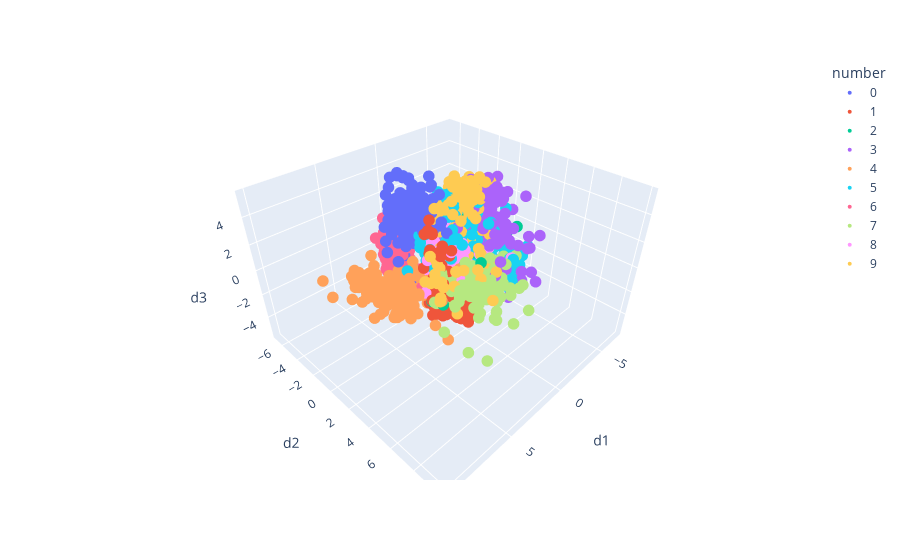

Notebook source saved alongside this figure:
### Markdown cell above
## Wizualizacja danych *digits* dla 3 cech  
---
Sekcja wyłącznie w celu wizualizacji, rezultatu transformacji PCA z parametrem `shape_bound` = 3 .

### Code cell
from sklearn.preprocessing import StandardScaler
from sklearn.datasets import load_digits
import matplotlib.pyplot as plt
import plotly.express as px
import pandas as pd
import numpy as np

# Read data
digits_data, digits_target = load_digits(return_X_y=True)

# Normalize data for PCA
digits_data_std = StandardScaler().fit_transform(digits_data)

# PCA method
cast_matrix, [var_exp, cum_var_exp] = pca_cast_matrix(digits_data_std, shape_bound=3, return_var=True)
digits_data_std_pca = digits_data_std.dot(cast_matrix)

# Display 3D plot
df = pd.DataFrame({'index':range(digits_data_std_pca.shape[0]), 
                   'd1': digits_data_std_pca[:,0],
                   'd2': digits_data_std_pca[:,1],
                   'd3': digits_data_std_pca[:,2],
                   'number': [str(y) for y in digits_target]})

df = df.sort_values(by=['number'])

fig = px.scatter_3d(df, x = 'd1',
                        y = 'd2',
                        z = 'd3',
                        color = 'number')

fig.update_traces(marker_size = 4)
fig.show()

# Display variance
plt.bar(range(1,len(var_exp)+1), var_exp, alpha=0.5, align='center', label='Wariancja px')
plt.step(range(1,len(cum_var_exp)+1), cum_var_exp, where='mid', label='Sumowana wariancja')
plt.legend(loc='right')
plt.xlabel('Składowe obrazu')
plt.ylabel('Wariancja')
plt.show()

### Figure 1 — Plotly figure (JSON) as saved in the notebook; plotly's stock layout.template omitted (floating-point values rounded to 4 significant figures; data arrays with more than 128 entries replaced by an {"elided": "..."} marker saying what was removed)
{"data": [{"hovertemplate": "number=0<br>d1=%{x}<br>d2=%{y}<br>d3=%{z}<extra></extra>", "legendgroup": "0", "marker": {"color": "#636efa", "size": 4, "symbol": "circle"}, "mode": "markers", "name": "0", "scene": "scene", "showlegend": true, "type": "scatter3d", "x": {"elided": "178 float values"}, "y": {"elided": "178 float values"}, "z": {"elided": "178 float values"}}, {"hovertemplate": "number=1<br>d1=%{x}<br>d2=%{y}<br>d3=%{z}<extra></extra>", "legendgroup": "1", "marker": {"color": "#EF553B", "size": 4, "symbol": "circle"}, "mode": "markers", "name": "1", "scene": "scene", "showlegend": true, "type": "scatter3d", "x": {"elided": "182 float values"}, "y": {"elided": "182 float values"}, "z": {"elided": "182 float values"}}, {"hovertemplate": "number=2<br>d1=%{x}<br>d2=%{y}<br>d3=%{z}<extra></extra>", "legendgroup": "2", "marker": {"color": "#00cc96", "size": 4, "symbol": "circle"}, "mode": "markers", "name": "2", "scene": "scene", "showlegend": true, "type": "scatter3d", "x": {"elided": "177 float values"}, "y": {"elided": "177 float values"}, "z": {"elided": "177 float values"}}, {"hovertemplate": "number=3<br>d1=%{x}<br>d2=%{y}<br>d3=%{z}<extra></extra>", "legendgroup": "3", "marker": {"color": "#ab63fa", "size": 4, "symbol": "circle"}, "mode": "markers", "name": "3", "scene": "scene", "showlegend": true, "type": "scatter3d", "x": {"elided": "183 float values"}, "y": {"elided": "183 float values"}, "z": {"elided": "183 float values"}}, {"hovertemplate": "number=4<br>d1=%{x}<br>d2=%{y}<br>d3=%{z}<extra></extra>", "legendgroup": "4", "marker": {"color": "#FFA15A", "size": 4, "symbol": "circle"}, "mode": "markers", "name": "4", "scene": "scene", "showlegend": true, "type": "scatter3d", "x": {"elided": "181 float values"}, "y": {"elided": "181 float values"}, "z": {"elided": "181 float values"}}, {"hovertemplate": "number=5<br>d1=%{x}<br>d2=%{y}<br>d3=%{z}<extra></extra>", "legendgroup": "5", "marker": {"color": "#19d3f3", "size": 4, "symbol": "circle"}, "mode": "markers", "name": "5", "scene": "scene", "showlegend": true, "type": "scatter3d", "x": {"elided": "182 float values"}, "y": {"elided": "182 float values"}, "z": {"elided": "182 float values"}}, {"hovertemplate": "number=6<br>d1=%{x}<br>d2=%{y}<br>d3=%{z}<extra></extra>", "legendgroup": "6", "marker": {"color": "#FF6692", "size": 4, "symbol": "circle"}, "mode": "markers", "name": "6", "scene": "scene", "showlegend": true, "type": "scatter3d", "x": {"elided": "181 float values"}, "y": {"elided": "181 float values"}, "z": {"elided": "181 float values"}}, {"hovertemplate": "number=7<br>d1=%{x}<br>d2=%{y}<br>d3=%{z}<extra></extra>", "legendgroup": "7", "marker": {"color": "#B6E880", "size": 4, "symbol": "circle"}, "mode": "markers", "name": "7", "scene": "scene", "showlegend": true, "type": "scatter3d", "x": {"elided": "179 float values"}, "y": {"elided": "179 float values"}, "z": {"elided": "179 float values"}}, {"hovertemplate": "number=8<br>d1=%{x}<br>d2=%{y}<br>d3=%{z}<extra></extra>", "legendgroup": "8", "marker": {"color": "#FF97FF", "size": 4, "symbol": "circle"}, "mode": "markers", "name": "8", "scene": "scene", "showlegend": true, "type": "scatter3d", "x": {"elided": "174 float values"}, "y": {"elided": "174 float values"}, "z": {"elided": "174 float values"}}, {"hovertemplate": "number=9<br>d1=%{x}<br>d2=%{y}<br>d3=%{z}<extra></extra>", "legendgroup": "9", "marker": {"color": "#FECB52", "size": 4, "symbol": "circle"}, "mode": "markers", "name": "9", "scene": "scene", "showlegend": true, "type": "scatter3d", "x": {"elided": "180 float values"}, "y": {"elided": "180 float values"}, "z": {"elided": "180 float values"}}], "layout": {"legend": {"title": {"text": "number"}, "tracegroupgap": 0}, "margin": {"t": 60}, "scene": {"domain": {"x": [0, 1], "y": [0, 1]}, "xaxis": {"title": {"text": "d1"}}, "yaxis": {"title": {"text": "d2"}}, "zaxis": {"title": {"text": "d3"}}}}}
